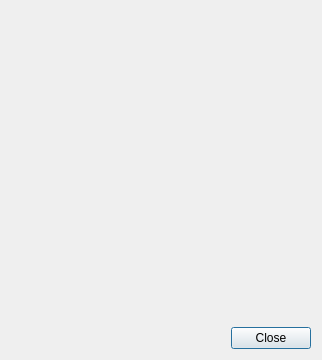
<?xml version="1.0" encoding="UTF-8"?>
<ui version="4.0">
 <class>QRCodeDialog</class>
 <widget class="QDialog" name="QRCodeDialog">
  <property name="geometry">
   <rect>
    <x>0</x>
    <y>0</y>
    <width>322</width>
    <height>360</height>
   </rect>
  </property>
  <property name="sizePolicy">
   <sizepolicy hsizetype="Fixed" vsizetype="Fixed">
    <horstretch>0</horstretch>
    <verstretch>0</verstretch>
   </sizepolicy>
  </property>
  <property name="minimumSize">
   <size>
    <width>322</width>
    <height>360</height>
   </size>
  </property>
  <property name="maximumSize">
   <size>
    <width>322</width>
    <height>360</height>
   </size>
  </property>
  <property name="windowTitle">
   <string/>
  </property>
  <layout class="QVBoxLayout" name="verticalLayout" stretch="1,0,0">
   <item>
    <widget class="WalletGui::QRLabel" name="m_qrCodeLabel">
     <property name="sizePolicy">
      <sizepolicy hsizetype="Preferred" vsizetype="Preferred">
       <horstretch>0</horstretch>
       <verstretch>0</verstretch>
      </sizepolicy>
     </property>
     <property name="minimumSize">
      <size>
       <width>300</width>
       <height>300</height>
      </size>
     </property>
     <property name="maximumSize">
      <size>
       <width>300</width>
       <height>300</height>
      </size>
     </property>
     <property name="text">
      <string/>
     </property>
    </widget>
   </item>
   <item>
    <spacer name="verticalSpacer">
     <property name="orientation">
      <enum>Qt::Vertical</enum>
     </property>
     <property name="sizeHint" stdset="0">
      <size>
       <width>20</width>
       <height>20</height>
      </size>
     </property>
    </spacer>
   </item>
   <item>
    <layout class="QHBoxLayout" name="horizontalLayout">
     <item>
      <spacer name="horizontalSpacer">
       <property name="orientation">
        <enum>Qt::Horizontal</enum>
       </property>
       <property name="sizeHint" stdset="0">
        <size>
         <width>40</width>
         <height>20</height>
        </size>
       </property>
      </spacer>
     </item>
     <item>
      <widget class="WalletGui::WalletOkButton" name="m_okButton">
       <property name="text">
        <string>Close</string>
       </property>
      </widget>
     </item>
    </layout>
   </item>
  </layout>
 </widget>
 <customwidgets>
  <customwidget>
   <class>WalletGui::WalletOkButton</class>
   <extends>QPushButton</extends>
   <header>Gui/Common/WalletOkButton.h</header>
  </customwidget>
  <customwidget>
   <class>WalletGui::QRLabel</class>
   <extends>QLabel</extends>
   <header>gui/QRLabel.h</header>
  </customwidget>
 </customwidgets>
 <resources/>
 <connections>
  <connection>
   <sender>m_okButton</sender>
   <signal>clicked()</signal>
   <receiver>QRCodeDialog</receiver>
   <slot>accept()</slot>
   <hints>
    <hint type="sourcelabel">
     <x>373</x>
     <y>87</y>
    </hint>
    <hint type="destinationlabel">
     <x>240</x>
     <y>57</y>
    </hint>
   </hints>
  </connection>
 </connections>
</ui>
